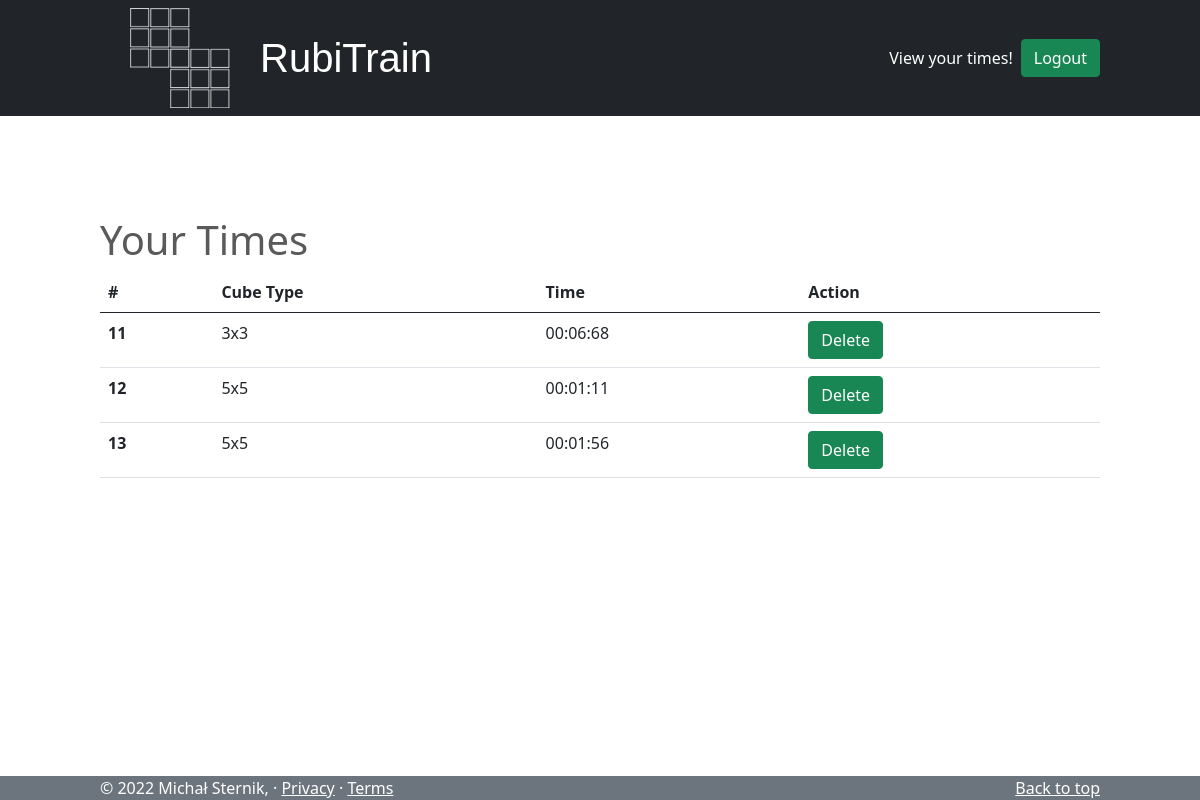
The app's page /view/ (signed in), older data.
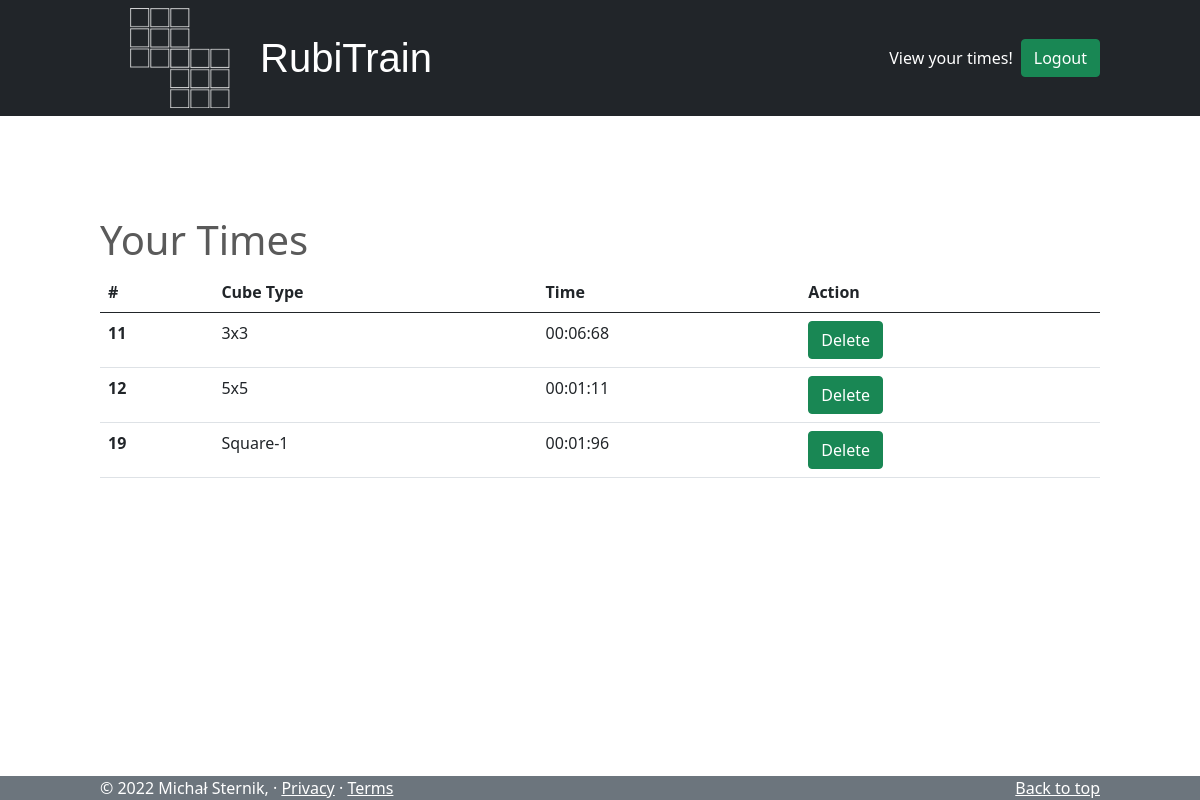
The same page, newer data.
### main/models.py (models this page shows, shortened)
class UserResults(models.Model):
    id = models.AutoField(primary_key=True)
    cubetype = models.CharField(max_length=200, null=True)
    user = models.ForeignKey(User, on_delete=models.CASCADE, related_name="userResults", null=True)
    name = cubetype.name
    time = models.CharField(max_length=200)

### main/views.py (the view)
# urls.py: path("view/", views.view, name="view"),
def view(response):
    return render(response, "main/view.html", {})

### main/templates/main/view.html (shortened to what this page needs)
{% extends "main/base.html" %}
{% block content %}
<div style="padding: 100px">
    <h1>Your Times</h1>
    <table class="table">
      <thead>
        <tr>
          <th scope="col">#</th>
          <th scope="col">Cube Type</th>
          <th scope="col">Time</th>
          <th scope="col">Action</th>
        </tr>
      </thead>
      <tbody>
        {% for record in user.userResults.all %}
            <tr>
              <th scope="row">{{record.id}}</th>
              <td>{{record.cubetype}}</td>
              <td>{{record.time}}</td>
              <td><a href="{% url 'delete_record' record.id %}" class="button btn btn-success">Delete</a></td>
            </tr>
        {% endfor %}
      </tbody>
    </table>
</div>
{% endblock %}

Row changes from the older to the newer data that the page shows:
removed UserResults: id "13", cubetype "5x5", time "00:01:56"
added UserResults: id "19", cubetype "Square-1", time "00:01:96"
